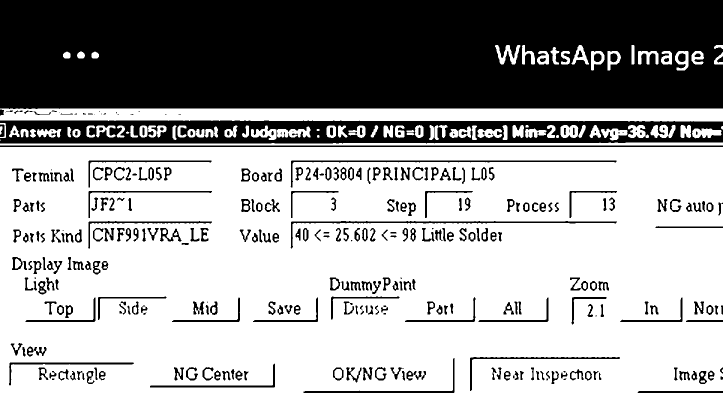
#> input picture public/debug_ocr/ocr_sample_above_full_otsu_psm6.png, 1446 x 810 px (shown at 1/2 size)
$ python -i dual_scale_memory.py   (imports and definitions only)
#> lines starting #> are read from the running program, lines starting #| are printed output that depends on the picture; after the words box and inside, x2 and y2 are one past the last pixel; in counts of white or black regions, pixels touching at a corner belong together
#> further down, picture is the input picture: shape (810, 1446, 3); 64.6% white; 371 black regions (53 under 20 px), largest, box (x1, y1, x2, y2) and area: (0, 0, 1446, 218) 305712, (0, 241, 1446, 287) 45504, (0, 291, 1446, 294) 4338
"""Memória visual em duas escalas: epicentro local + contexto do componente.

A assinatura local de 224 dimensões continua intacta. Esta extensão acrescenta
uma assinatura contextual construída a partir da maior caixa verde da AOI e
combina as duas similaridades sem quebrar JSONs antigos.
"""

from __future__ import annotations

from typing import Any

import cv2
import numpy as np

from src.config.settings import settings


DUAL_SCALE_SCHEMA = "visionx.dual_scale.v1"
CONTEXT_SCHEMA = "visionx.context.v1"
EPICENTER_WEIGHT = 0.70
CONTEXT_WEIGHT = 0.30
CONTEXT_EMBEDDING_SIZE = 128
CONTEXT_MAP_SIDE = 8
CONTEXT_MIN_SIDE = 12

CONTEXT_FEATURE_WEIGHTS = {
    "reference_appearance": 0.25,
    "test_appearance": 0.25,
    "semantic_delta": 0.15,
    "spatial_delta": 0.10,
    "difference_map": 0.15,
    "geometry": 0.10,
}


# [72 lines left out: functions _safe_pair, find_component_context_box, _crop_box, not called in this run]


def _appearance_embedding(image: np.ndarray) -> np.ndarray:
    resized = cv2.resize(image, (64, 64), interpolation=cv2.INTER_AREA)
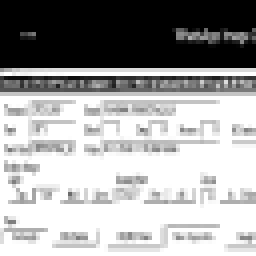
#> resized: shape (64, 64, 3) (shown 4 times larger); min 0, max 255, mean 164.7
    gray = cv2.cvtColor(resized, cv2.COLOR_BGR2GRAY)
    edges = cv2.Canny(gray, 50, 150)
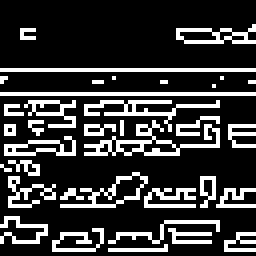
#> edges: shape (64, 64) (shown 4 times larger); 21.4% white in thin lines or dots, all inside (x1, y1, x2, y2) = (0, 6, 64, 63)

    edge_grid = []
    brightness_grid = []
    for y in range(0, 64, 16):
        for x in range(0, 64, 16):
            edge_grid.append(float(np.mean(edges[y:y + 16, x:x + 16]) / 255.0))
            brightness_grid.append(float(np.mean(gray[y:y + 16, x:x + 16]) / 255.0))
#> after the loop, brightness_grid = [0.00703, 0, 0.0208, 0.0688, 0.677, 0.696, 0.705, 0.757, 0.894, 0.934, 0.916, 0.952, 0.932, 0.922, 0.922, 0.929]; edge_grid = [0.0352, 0, 0.0352, 0.137, 0.309, 0.312, 0.305, 0.242, 0.301, 0.223, 0.238, 0.203, 0.246, 0.262, 0.297, 0.273]

    hsv = cv2.cvtColor(resized, cv2.COLOR_BGR2HSV)
#> hsv: shape (64, 64, 3); mean H, S, V 0, 0, 164.7
    histograms = []
    for channel, limit in ((0, 180), (1, 256), (2, 256)):
        histogram = cv2.calcHist([hsv], [channel], None, [32], [0, limit])
        cv2.normalize(histogram, histogram)
        histograms.append(histogram.flatten())
#> after the loop, histograms = 3 items

    embedding = np.concatenate(
        [np.asarray(edge_grid, dtype=np.float32), np.asarray(brightness_grid, dtype=np.float32), *histograms]
    ).astype(np.float32)
#> embedding = 128 values, max 1 at index 32, min 0 at index 1, mean 0.139
    return np.clip(embedding, 0.0, 1.0)


# [230 lines left out: functions _relative_delta, _spatial_delta, _difference_map, build_component_context_signature, valid_context_signature, _vector_similarity and 4 more, not called in this run]


__all__ = [
    "CONTEXT_SCHEMA",
    "DUAL_SCALE_SCHEMA",
    "CONTEXT_WEIGHT",
    "EPICENTER_WEIGHT",
    "attach_component_context",
    "build_component_context_signature",
    "compare_component_context_signatures",
    "find_component_context_box",
    "install_dual_scale_memory",
    "valid_context_signature",
]

>>> import cv2
>>> picture = cv2.imread('../../public/debug_ocr/ocr_sample_above_full_otsu_psm6.png')
>>> result = _appearance_embedding(picture)
#> result has the same summary as embedding in _appearance_embedding
